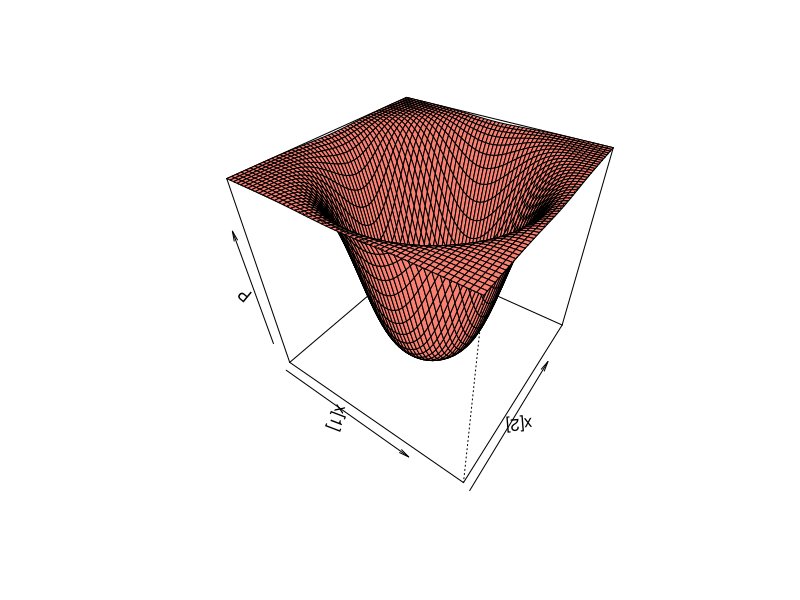

This figure's R source: (Note: this script raises an error after producing the figure.)
## ---- chunk 1
library(MASS)
  (dnorm(1, 0, 4) * dnorm(2, 0, 4)) / (dnorm(1, 0, 1) * dnorm(2, 0, 1) + dnorm(1, 0, 4) * dnorm(2, 0, 4))
## ---- chunk 2
post = function (x) {
  plus = dnorm(x[1], 0, 4) * dnorm(x[2], 0, 4)
  minus = dnorm(x[1], 0, 1) * dnorm(x[2], 0, 1)
  
  return (plus / (plus + minus))
} 

gel = seq(-4, 4, by=.15)

grid = expand.grid(gel, gel)

res = apply(grid, MARGIN=1, FUN=post)
matrixed = matrix(res, nrow=(length(gel)))

persp(gel, gel, matrixed, xlab = "x[1]", ylab= "x[2]", zlab="P", col="salmon", phi = 40, theta = 35)

## ---- chunk 3
  sigm = matrix(c(1,0,0,1), nrow=2)
  sigma = matrix(c(16,0,0,16), nrow=2)
  samples = mvrnorm(simcount, c(0,0), sigm)
  sampless = mvrnorm(simcount, c(0,0), sigma)
  s = samples * sampless
  denssi = kde2d(s[,1], s[,2])
  persp(denssi)
## ---- chunk 4
  avg = c()
  for (k in 0: 20) {
    classget = function() {
      return (sample(0:2, size=1, replace=TRUE, prob=c(0.4,0.3,0.3))  )
    }
  
    xget = function(class) {
      two = c(0.6, 0.1, 0.1, 0.1, 0.1, 0.0)
      one = c(0.2, 0.1, 0.4, 0.2, 0.0, 0.1)
      three = c(0.1, 0.4, 0.3, 0.0, 0.2, 0.0)
      probs = one
      
      if (class == 1) probs = two
      if (class == 2) probs = three
      
      return (expand.grid(0:1,0:2)[sample(1:6, 1, replace=TRUE, prob=probs),]  )
    }  
    
    xs = c()
    ys = c()
    
    for (i in 0:99) {
      y = classget()
      ys = c(ys, y)
      x = xget(y)
      xs = c(xs, x)
    }
    
    # xs = matrix(xs, nrow=100)
    # sum(xs[,1] == 0 & xs[,2] == 0)
    count = 0
    
    for (i in 0:99) {
      if (xs[i * 2 + 1] == 0 && xs[ i * 2 + 2] == 0 ) {
        count = count + 1
      }
    }
    
    avg = c(avg, count)  
  }

  mean(avg)
  hist(ys)

## ---- chunk 5
  classifier = function(X, Y, a = 1) {
    n = length(Y)
    likelihood1 = vector("list", length = 3)
    likelihood2 = vector("list", length = 3)
    xs = c(2,3)
    
    prior = c(0, 0, 0)
    
    for (i in 0:2) {
      nc = sum(Y == i)
      prior[i + 1] = (nc + a) / (n + 3*a)
      for (j in 1:2) {
        for (k in 0:2) {
          total = 0
          for (xxx in 1:n) {
            if ((X[(xxx-1) * 2 + 2] == k) && (Y[xxx] == i)) total = total + 1
          }
          if (j == 1) {
            likelihood1[[i + 1]][[k + 1]] = ((total + a) / (nc + xs[j] * a))
          } else {
            likelihood2[[i + 1]][[k + 1]] = ((total + a) / (nc + xs[j] * a))
          }
        }
      }
    }
    
    return (list(lh1 = likelihood1, lh2 = likelihood2, prior = prior))
  }

  

  classified = classifier(xs, ys)
  
  classified
## ---- chunk 6
  classified$lh1
  classified$lh2
  classified$prior
## ---- chunk 7
predictions = function(model, XX) {
  n = length(XX) / 2
  probmatrix = matrix(numeric(n * 3), nrow = n, ncol = 3)
  
  for (i in 1:n) {
    for (c in 1:3) {
      probmatrix[i, c] = model$prior[c]
      for (j in 1:2) {
          index = XX[[(i - 1) * 2 + 1 + (j - 1)]]
          #print(model$lh1[[c]][[index]])
          if (j == 1) {
            probmatrix[i, c] = probmatrix[i, c] * model$lh1[[index + 1]][[c]]
          } else {
            probmatrix[i, c] = probmatrix[i, c] * model$lh2[[index + 1]][[c]]
          }
      }
    }
  }
  
  return (probmatrix)
}
## ---- chunk 8
  num = 10000
  avg = c()
  classget = function() {
    sample(0:2, size=1, replace=TRUE, prob=c(0.4,0.3,0.3))  
  }

  xget = function(class) {
    two = c(0.6, 0.1, 0.1, 0.1, 0.1, 0.0)
    one = c(0.2, 0.1, 0.4, 0.2, 0.0, 0.1)
    three = c(0.1, 0.4, 0.3, 0.0, 0.2, 0.0)
    probs = one
    
    if (class == 1) probs = two
    if (class == 2) probs = three
    
    expand.grid(0:1,0:2)[sample(1:6, 1, replace=TRUE, prob=probs),]  
  }  
  
  xs = c()
  ys = c()
  
  for (i in 0:num) {
    y = classget()
    ys = c(ys, y)
    x = xget(y)
    xs = c(xs, x)
  }
  
  # xs = matrix(xs, nrow=100)
  # sum(xs[,1] == 0 & xs[,2] == 0)
  count = 0
  
  for (i in 0:num) {
    if (xs[i * 2 + 1] == 0 && xs[ i * 2 + 2] == 0 ) {
      count = count + 1
    }
  }
  
  xxs = xs
  yys = ys
  
  avg = c(avg, count) 

  mean(avg)
  hist(ys)
  #m = matrix(xs, nrow=2)
## ---- chunk 9
  a = predictions(classified, xs)
  yhat = max.col(a)
  sum(yhat == ys) / length(ys)
## ---- chunk 10
  perf = c()
  lperf = c()
  vals = c(26, 50, 100, 200, 400, 800, 1600, 3200, 6400)
  for (num in vals) {
    avg = c()
    
    xs = c()
    ys = c()
    
    for (i in 0:num) {
      y = classget()
      ys = c(ys, y)
      x = xget(y)
      xs = c(xs, x[1], x[2])
    }
    
    # xs = matrix(xs, nrow=100)
    # sum(xs[,1] == 0 & xs[,2] == 0)
    count = 0
    
    for (i in 0:num) {
      if (xs[i * 2 + 1] == 0 && xs[ i * 2 + 2] == 0 ) {
        count = count + 1
      }
    }
  
    classed = classifier(unlist(xs), ys, 1)
    pred = predictions(classed, xxs)
    yhat = max.col(pred)
    res = sum(yhat == yys) / length(yys)
    
    perf = c(perf, res)
    
    train = data.frame(Y = ys, X1 = factor(unlist(xs[c(TRUE, FALSE)])), X2 = factor(unlist(xs[c(FALSE, TRUE)])))
    
    library('nnet')
    logf = multinom(Y ~ X1 + X2, data = train, trace = FALSE)
    yhat = predict(logf, X = data.frame(X1 = factor(unlist(xxs[c(TRUE, FALSE)])), X2 = factor(unlist(xxs[c(FALSE, TRUE)]))))
    
    lper = sum(yhat == yys)
    lper = lper / length(yys)
    lperf = c(lperf, lper)
  }
  plot(vals, perf, type='l')
  plot(vals, lperf, type='l')
## ---- chunk 11
  ma = matrix(c(1,3,5,2,4,6,7,8,9,0), nrow=5)
  tr = t(ma)
  ma
  t(ma)
  ma %*% tr 
  ma %*% tr %*% ma
